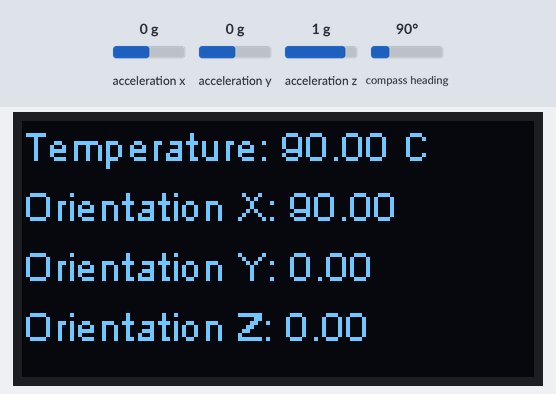
This sketch was run on a simulated ESP32. On the bench: 128×64 one-colour display. The inputs (shaded band) are chosen by the test bench; at power-on: acceleration x 0 g, acceleration y 0 g, acceleration z 1 g, compass heading 90°. WiFi joins after 1.5 s; servers stay silent unless stated; uploads are accepted with an empty reply; what the sketch prints to the serial monitor is not drawn.

Above: at 3.2 s.
3.3 s: acceleration x set to -0.2 g
At 5.6 s:
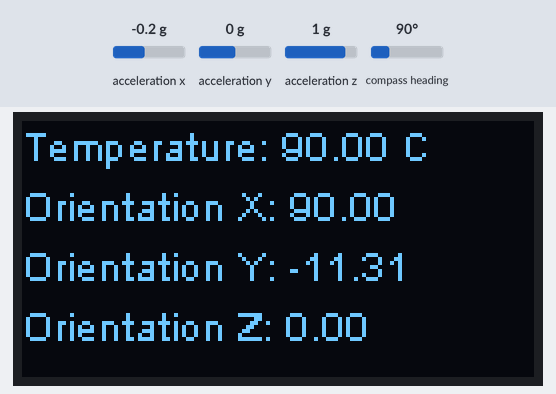
6.1 s: acceleration y set to -1.4 g
At 8.2 s:
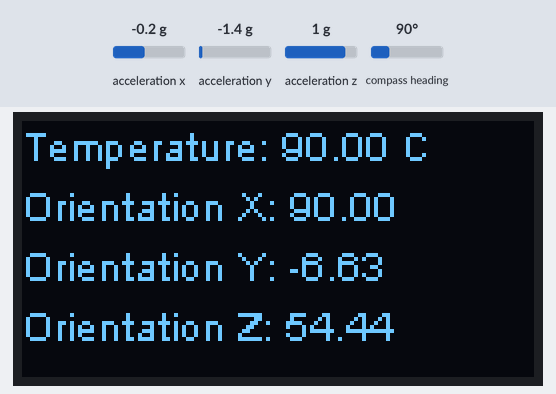
8.5 s: acceleration z set to -1.4 g
At 10.3 s:
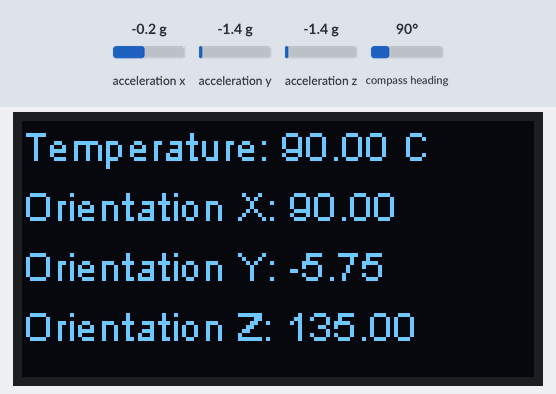
11.0 s: compass heading set to 7°
At 13.2 s:
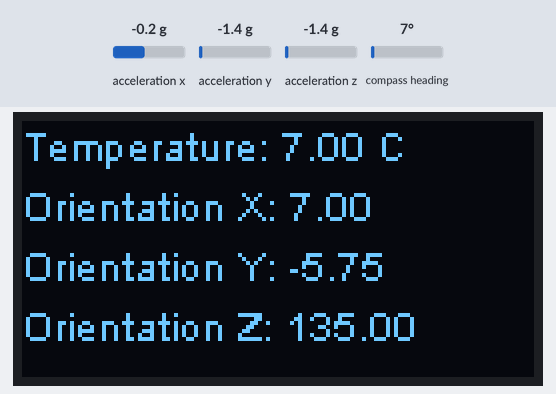
Timing chart, 0 to 14.4 s (numbered marks = the images above; inputs shaded):
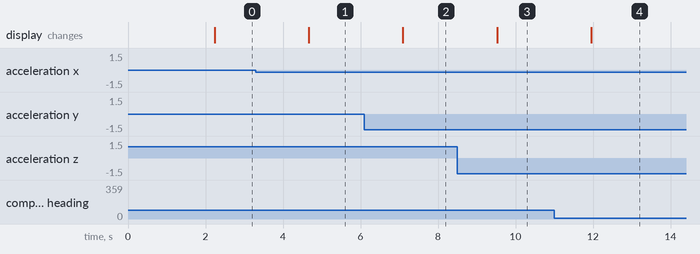

Measured:
- the behaviour switches between 0 and -0.1 g on acceleration x (found by bisection; images 0 and 1)
- after the input at 3.3 s, the display: changes after 1.4 s (image 1)
- after the input at 6.1 s, the display: changes after 0.99 s (image 2)
- after the input at 8.5 s, the display: changes after 1.0 s (image 3)
- after the input at 11.0 s, the display: changes after 0.96 s (image 4)

The sketch:

smartwatch.ino
```cpp
#include <Arduino.h>
#include <Wire.h>
#include <Adafruit_Sensor.h>
#include <Adafruit_BNO055.h>
#include <WiFi.h>
#include <HTTPClient.h>
#include <ArduinoJson.h>
#include <SSD1306Wire.h>

// Initialize the BNO055 sensor
Adafruit_BNO055 bno = Adafruit_BNO055();

// WiFi credentials
const char* ssid = "YourSSID";
const char* password = "YourPassword";

// Server details
const char* serverIP = "your-server-ip";
const int serverPort = 80;
const String serverEndpoint = "/sensor_data";

// OLED Display
SSD1306Wire display(0x3c, SDA, SCL);

void setup() {
  Serial.begin(115200);
  Wire.begin(SDA, SCL);
  display.init();
  display.flipScreenVertically();
  display.setFont(ArialMT_Plain_10);

  // Initialize the BNO055 sensor
  if (!bno.begin())
  {
    Serial.println("Could not find a valid BNO055 sensor, check wiring!");
    while (1);
  }

  // Connect to Wi-Fi
  WiFi.begin(ssid, password);
  while (WiFi.status() != WL_CONNECTED) {
    delay(1000);
    Serial.println("Connecting to WiFi...");
  }
  Serial.println("Connected to WiFi");
}

void loop() {
  sensors_event_t event;
  bno.getEvent(&event);

  // Read sensor data
  float temperature = event.temperature;
  float orientationX = event.orientation.x;
  float orientationY = event.orientation.y;
  float orientationZ = event.orientation.z;

  // Create a JSON object to send data
  DynamicJsonDocument jsonDoc(200);
  jsonDoc["temperature"] = temperature;
  jsonDoc["orientation_x"] = orientationX;
  jsonDoc["orientation_y"] = orientationY;
  jsonDoc["orientation_z"] = orientationZ;

  // Serialize JSON to a string
  String jsonStr;
  serializeJson(jsonDoc, jsonStr);

  // Send data to the server
  sendSensorData(jsonStr);

  // Display sensor data on OLED
  display.clear();
  display.drawString(0, 0, "Temperature: " + String(temperature) + " C");
  display.drawString(0, 15, "Orientation X: " + String(orientationX));
  display.drawString(0, 30, "Orientation Y: " + String(orientationY));
  display.drawString(0, 45, "Orientation Z: " + String(orientationZ));
  display.display();

  delay(1000); // Adjust the delay as needed
}

void sendSensorData(String data) {
  HTTPClient http;
  http.begin(serverIP, serverPort, serverEndpoint);
  http.addHeader("Content-Type", "application/json");

  int httpCode = http.POST(data);

  if (httpCode > 0) {
    String payload = http.getString();
    Serial.println(httpCode);
    Serial.println(payload);
  } else {
    Serial.println("Error sending data");
  }

  http.end();
}
```
